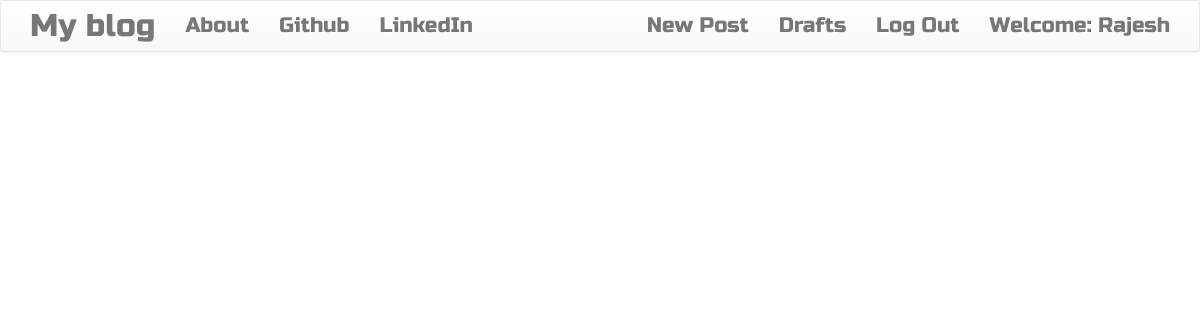
Before: /drafts/ (signed in) with the older database file.
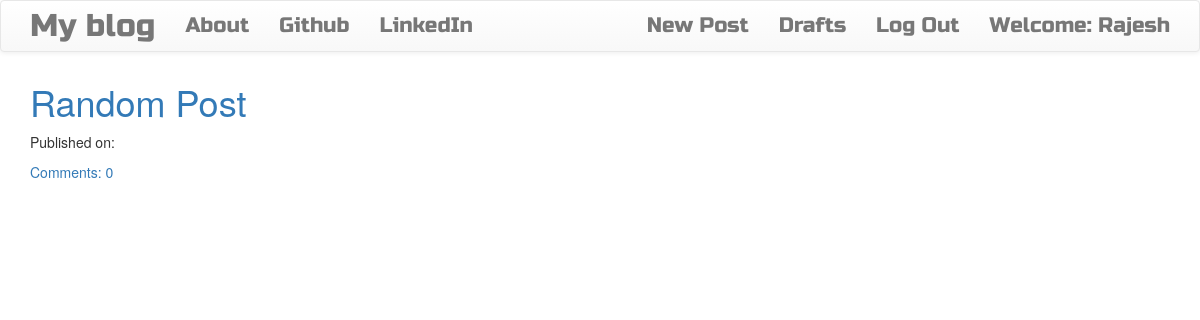
After: the same page with the newer database file.
### blog/models.py (models this page shows, shortened)
class CommonField(models.Model):
    text = models.TextField()
    created_date = models.DateTimeField(default=timezone.now)
    class Meta:
        abstract = True

class Post(CommonField):
    author = models.ForeignKey('auth.User')
    title = models.CharField(max_length=200)
    published_date = models.DateTimeField(blank=True, null=True)
    def approved_comments(self):
        return self.comments.filter(approved_comment=True)

### blog/views.py (the view)
# urls.py: url(r'^drafts/$', views.DraftListView.as_view(), name='post_draft_list'),
class DraftListView(LoginRequiredMixin, ListView):
    login_url = '/account/login/'
    redirect_field_name = 'blog/post_list.html'
    model = Post
    def get_queryset(self):
        return Post.objects.filter(published_date__isnull=True).order_by('created_date')

### blog/templates/blog/post_list.html
{% extends 'blog/base.html' %}
{% block content %}
  <div class="centerstage">
    {% for post in post_list %}
    <div class="post">
      <h1><a style="text-decoration:none;" href="{% url 'post_detail' pk=post.pk %}">{{post.title|title}}</a></h1>
      <div class="date">
        <p>Published on: {{post.published_date|date:"d M Y"}}</p>
      </div>
      <a style="text-decoration:none;" href="{% url 'post_detail' pk=post.pk %}">Comments: {{post.approved_comments.count}}</a>
    </div>
    {% endfor %}
  </div>
{% endblock %}

### blog/templates/blog/base.html (shortened to what this page needs)
<!DOCTYPE html>
{% load staticfiles %}
<html>
  <head>
      <link rel="stylesheet" href="https://maxcdn.bootstrapcdn.com/bootstrap/3.3.7/css/bootstrap.min.css">
      <link rel="stylesheet" href="https://maxcdn.bootstrapcdn.com/bootstrap/3.3.7/css/bootstrap-theme.min.css">
      <link rel="stylesheet" href="//cdn.jsdelivr.net/npm/medium-editor@latest/dist/css/medium-editor.min.css" type="text/css" media="screen" charset="utf-8">
    <link rel="stylesheet" href="{% static 'css/blog.css' %}">
  </head>
  <body class="loader">
    <nav class="navbar navbar-default techfont custom-navbar">
      <div class="container">
        <ul class="nav navbar-nav">
          <li><a class="navbar-brand bigbrand" href="{% url 'post_list' %}">My blog</a></li>
          <li><a class="navbar-link" href="{% url 'about' %}">About</a></li>
          <li><a class="navbar-link" href="https://www.github.com">Github</a></li>
          <li><a class="navbar-link" href="https://www.linkedin.com">LinkedIn</a></li>
        </ul>
        <ul class="nav navbar-nav navbar-right">
          {% if user.is_authenticated %}
            <li>
              <a href="{% url 'post_new' %}">New Post</a>
            </li>
            <li>
              <a href="{% url 'post_draft_list' %}">Drafts</a>
            </li>
            <li>
              <a href="{% url 'logout' %}">Log Out</a>
            </li>
            <li><a>Welcome: {{user.username|title}}</a></li>
          {% else %}
            <li><a class="nav navbar-right" href="{% url 'login' %}"><span class="glyphicon glyphicon-user"></span></a></li>
          {% endif %}
        </ul>
      </div>
    </nav>
    <div class="container content">
      <div class="row">
        <div class="col-md-8">
          <div class="blog_posts">
            {% block content %}
            {% endblock %}
          </div>
        </div>
      </div>
    </div>
  </body>
</html>

Changed rows visible on the page:
added Post: title "Random Post", approved_comments.count "0"
